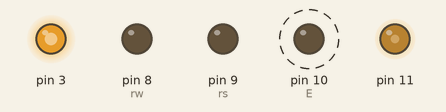
Simulated run of this sketch. Board: Arduino Uno, built with avr-gcc and run on an emulated ATmega328P. Shown: output pins drawn as LEDs (lit = HIGH). Dashed ring = blinking. Pins used as bus, display or sensor lines are not drawn. At 2.5 s the program stops and its outputs stay as they are.

Above: at 0.04 s.
At 2.21 s:
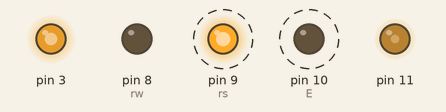
Timing chart, 0 to 3.0 s (numbered marks = the images above):
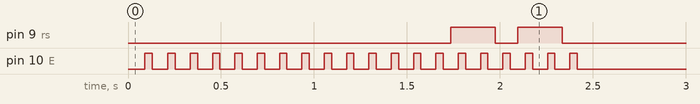

Measured:
- by itself, pin 9 (rs): alternates HIGH for 0.24 s and LOW for 0.12 s, 4 changes in all, then stays LOW
- by itself, pin 10 (E): alternates HIGH for 0.04 s and LOW for 0.08 s, 40 changes in all, then stays LOW

The sketch:

LCD_LIBRARY.ino
```cpp
/*
This libraty is for control a LCD 16x2. Only We have the way to control
it, but needs the functions for write letters. You can modify and
improve this code, I hope this code and explications help you. Thanks.

Author: Ingenierum
Channel: https://www.youtube.com/channel/UCORwLUePMYM2PxiMYqH7JxQ
Date: 2022-apr-22

*/

#define E 10 //Enable
#define rs 9 //RS pin
#define rw 8 //This pin make write/read function
#define d7 7 //D7
#define d6 6 //D6
#define d5 5 //D5
#define d4 4 //D4

//ENTRY MODE SET CONTROLS
#define ID HIGH //Increments (I/D = 1) or decrements (I/D = 0) the DDRAM address by 1 when a character code is written into or read from DDRAM
#define S LOW //Shifts the entire display either to the right (I/D = 0) or to the left (I/D = 1) when S is 1. The display does not shift if S is 0
//END ENTRY MODE SET CONTROLS

//DISPLAY ON/OFF CONTROL
#define C LOW //cursor
#define B HIGH //blinck
//END DISPLAY ON/OFF CONTROL

//FUNCTION SET CONTROL
//#define DL LOW //data 8bits when DL is HIGHT and 4bits when is LOW
#define N  LOW //sets number of display lines
#define F  LOW //sets the charter fonts
//END FUNCTION SET CONTROL

//--------BEGIN FUNCTIONS ------

//*************FUNCTION SET 8bits***************
void function_set8(){
digitalWrite(d7,LOW);
digitalWrite(d6,LOW);
digitalWrite(d5,HIGH);
digitalWrite(d4,HIGH);
delayMicroseconds(40);
enable();
}
//END FUNCTION SET 8bits

//FUNCTION SET 4BITS WHITOUT N,F PARAMETERS
void function_set4(){
  digitalWrite(d7,LOW);
  digitalWrite(d6,LOW);
  digitalWrite(d5,HIGH);
  digitalWrite(d4,LOW);
  delayMicroseconds(40);
enable();
}
//FUNCTION SET 4bits with parameters
void function_set(){
digitalWrite(d7,LOW);
digitalWrite(d6,LOW);
digitalWrite(d5,HIGH);
digitalWrite(d4,LOW);
delayMicroseconds(40);
enable();
digitalWrite(d7,N);
digitalWrite(d6,F);
digitalWrite(d5,LOW);
digitalWrite(d4,LOW);
delayMicroseconds(40);
enable();
}
//END FUNCTION SET 4bits

//**************END FUNCTION SET***************

//DISPLAY OFF
void off(){
digitalWrite (d7,LOW);
digitalWrite (d6,LOW);
digitalWrite (d5,LOW);
digitalWrite (d4,LOW);
delayMicroseconds(40);
enable();
digitalWrite (d7,HIGH);
digitalWrite (d6,LOW);
digitalWrite (d5,C);
digitalWrite (d4,B);
delayMicroseconds(40);
enable();
}
//END DISPLAY OFF

//DISPLAY ON
void on(){
digitalWrite(d7,LOW);
digitalWrite(d6,LOW);
digitalWrite(d5,LOW);
digitalWrite(d4,LOW);
delayMicroseconds(40);
enable();
digitalWrite(d7, HIGH);
digitalWrite(d6, HIGH);
digitalWrite(d5, C);
digitalWrite(d4, B);
delayMicroseconds(40);
enable();
}
//END DISPLAY ON

//ENTRY MODE SET
void mode_set(){
digitalWrite(d7, LOW);
digitalWrite(d6, LOW);
digitalWrite(d5, LOW);
digitalWrite(d4, LOW);
delayMicroseconds(40);
enable();
digitalWrite(d7, LOW);
digitalWrite(d6, HIGH);
digitalWrite(d5, ID);
digitalWrite(d4, S);
delayMicroseconds(40);
enable();
}
//END ENTRY MODE SET

//CLEAR DISPLAY
void clear_(){
digitalWrite(d7, LOW);
digitalWrite(d6, LOW);
digitalWrite(d5, LOW);
digitalWrite(d4, LOW);
delayMicroseconds(40);
enable();
digitalWrite(d7, LOW);
digitalWrite(d6, LOW);
digitalWrite(d5, LOW);
digitalWrite(d4, HIGH);
delayMicroseconds(40);
enable();
}

//END CLEAR DISPLAY

//INIT LCD FUNCTION
void lcd_init(){
 delay(50);
 function_set8();
 delay(4.1);
 function_set8();
 delayMicroseconds(100);
 function_set8();
 function_set4();
 function_set();
 off();
 clear_();
 mode_set();
}
//END LCD INIT

//ENABLE
void enable(){
digitalWrite(E, LOW);
delay(40);
digitalWrite(E, HIGH);
delay(40);
digitalWrite(E, LOW);
delay(40);
}
//END ENABLE
//-----------------END -------------

/*THERE ARE TWO NUMBERS: THREE AND FOUR. YOU CAN TRY
TO MAKE OTHERS CARACTERS AND IMPROVE THIS CODE.
YOU'RE FREE TO MODIFY AND USE THIS CODE LIKE YOU WANT.
                     GOOD LOOK!!
*/
void tres(){//PRINT NUMBER THREE
  digitalWrite(rs, HIGH);

  digitalWrite(d7, LOW);
  digitalWrite(d6, LOW);
  digitalWrite(d5, HIGH);
  digitalWrite(d4, HIGH);
  delayMicroseconds(40);
  enable();
  digitalWrite(d7, LOW);
  digitalWrite(d6, LOW);
  digitalWrite(d5, HIGH);
  digitalWrite(d4, HIGH);
  delayMicroseconds(40);
  enable();
  digitalWrite(rs, LOW);
  delayMicroseconds(40);
  enable();
}


void cuatro(){//PRINT NUMBER FOUR
  digitalWrite(rs, HIGH);

  digitalWrite(d7, LOW);
  digitalWrite(d6, HIGH);
  digitalWrite(d5, LOW);
  digitalWrite(d4, LOW);
  delayMicroseconds(40);
  enable();
  digitalWrite(d7, LOW);
  digitalWrite(d6, LOW);
  digitalWrite(d5, HIGH);
  digitalWrite(d4, HIGH);
  delayMicroseconds(40);
  enable();
  digitalWrite(rs, LOW);
  delayMicroseconds(40);
  enable();
}


void setup() {

for (int i = 4; i <= 11; i++){
    pinMode(i, OUTPUT);
  }
  analogWrite(3,200); //CHANGUE BACKGROUND LIGHT INTENSITY

  analogWrite(11,100);//CHANGE DOTS INTENSITY

//BEGIN WITH RW AND RS WITH A LOW VALUE
  digitalWrite(rw, LOW); //MAKES RW LOW (READ/WIRTE)
  digitalWrite(rs,LOW); //MAKES RS LOW
}

void loop() {
  lcd_init(); //LCD INIT FUNCTION
  on(); //TURN ON LCD
  tres(); //PRINT NUMBER THREE ON SCREEN
  cuatro();//PRINT NUMBER FOUR ON SCREEN
  while(true){}
}
```
